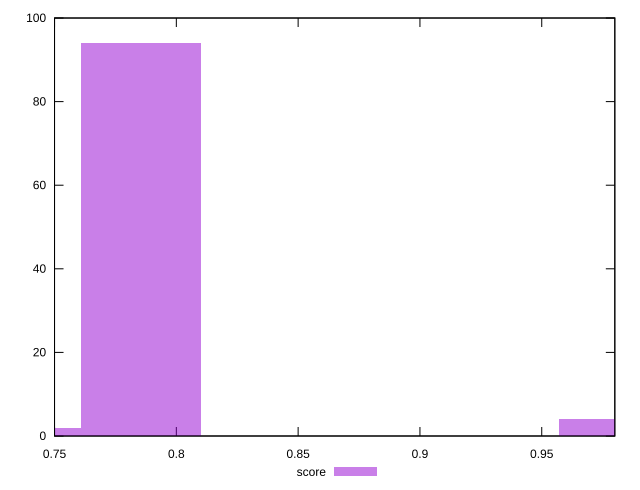

This figure's gnuplot source:
reset

$score <<EOF
0.7854499207334952 94
0.9818124009168689 4
0.7363593006876518 2
EOF

set key outside below
set boxwidth 0.04909062004584345
set xrange [0.75:0.98]
set yrange [0:100]
set trange [0:100]
set style fill transparent solid 0.5 noborder
set terminal svg size 640, 490 enhanced background rgb 'white'
set output "report_00011_2021-02-09T10:53:21.242Z/interactive/samples/pages+cached+noadtech+nomedia/score/histogram.svg"

plot $score title "score" with boxes

reset
